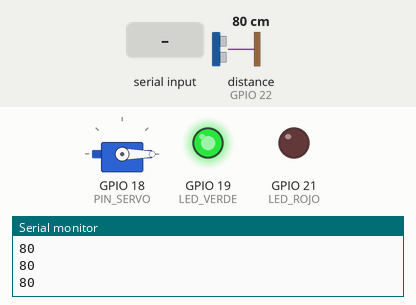
Bench run of a sketch on a simulated ESP32. On the bench: servo, output pins drawn as LEDs (lit = HIGH), the last lines printed to the serial monitor. Wiring (inferred from the names in the program): ultrasonic range finder: trigger GPIO 23; echo GPIO 22. The test bench sets the inputs (shaded band); at power-on: distance to the obstacle (sensor on GPIO 22) 80 cm. The echo pulse lasts 58.3 µs per cm; nothing arrives over Bluetooth unless stated; pins used as bus, display or sensor lines are not drawn.

Above: at 1.2 s.
1.3 s: "C" received over the second serial link
At 2.1 s:
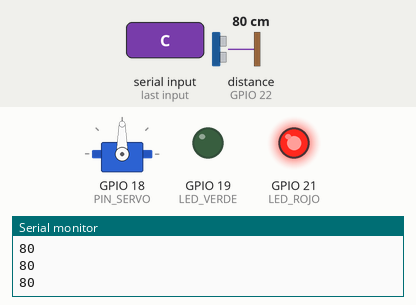
2.8 s: "L" received over the second serial link
At 3.3 s:
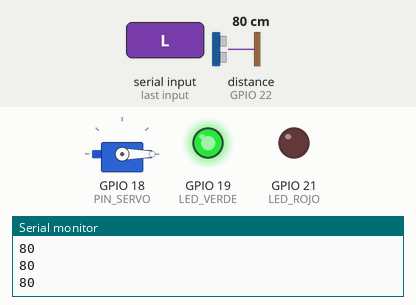
4.3 s: "c" received over the second serial link
At 5.6 s:
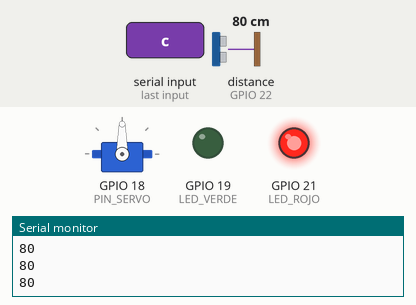
Timing chart, 0 to 7.3 s (numbered marks = the images above; inputs shaded):
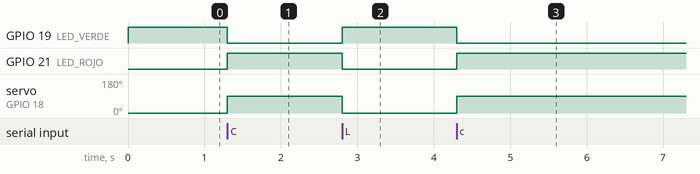

Measured:
- after the input at 1.3 s, GPIO 19 (LED_VERDE): HIGH → LOW at once; GPIO 21 (LED_ROJO): LOW → HIGH at once; servo on GPIO 18 (PIN_SERVO): 0° → 90° at once
- after the input at 2.8 s, GPIO 19 (LED_VERDE): LOW → HIGH at once; GPIO 21 (LED_ROJO): HIGH → LOW at once; servo on GPIO 18 (PIN_SERVO): 90° → 0° at once
- after the input at 4.3 s, GPIO 19 (LED_VERDE): HIGH → LOW at once; GPIO 21 (LED_ROJO): LOW → HIGH at once; servo on GPIO 18 (PIN_SERVO): 0° → 90° at once

The sketch:

ultrasonico_servomotor.ino
```cpp
/*
  Sensor de distancia + puerta con servomotor por Bluetooth (ESP32)
  Bluetooth integrado del ESP32: nombre "Pablo"
  App:
    - Envia 'C' para abrir la puerta (servo a 90 grados)
    - Envia 'L' para cerrar la puerta (servo a 0 grados)
  El ESP32 envia la distancia en cm cada 200 ms.

  Conexiones ESP32:
    HC-SR04: TRIG -> GPIO 18, ECHO -> GPIO 19, VCC -> 5V, GND -> GND
    Servo: senal -> GPIO 23, alimentacion segun el servo, GND comun con ESP32
    LED rojo -> GPIO 25 con resistencia de 220 ohm
    LED verde -> GPIO 26 con resistencia de 220 ohm

  IMPORTANTE:
    - ECHO del HC-SR04 entrega 5V: usa divisor de voltaje para bajar a 3.3V
      antes de conectarlo al GPIO 19 del ESP32.
    - No alimentes un servo grande desde el pin 3V3 del ESP32. Usa fuente adecuada
      y une el GND de esa fuente con GND del ESP32.
*/

#include <BluetoothSerial.h>
#include <ESP32Servo.h>

BluetoothSerial BT;
Servo puerta;

const int TRIG = 23;
const int ECHO = 22;
const int PIN_SERVO = 18;
const int LED_ROJO = 21;
const int LED_VERDE = 19;

const int ANG_CERRADA = 0;
const int ANG_ABIERTA = 90;

unsigned long tAnterior = 0;

void setup() {
  Serial.begin(115200);
  BT.begin("Pablo");

  pinMode(TRIG, OUTPUT);
  pinMode(ECHO, INPUT);
  pinMode(LED_ROJO, OUTPUT);
  pinMode(LED_VERDE, OUTPUT);

  puerta.setPeriodHertz(50);
  puerta.attach(PIN_SERVO, 500, 2400);
  puerta.write(ANG_CERRADA);

  digitalWrite(LED_ROJO, LOW);
  digitalWrite(LED_VERDE, HIGH);

  Serial.println(" Pablo");
}

long medirDistancia() {
  digitalWrite(TRIG, LOW);
  delayMicroseconds(2);
  digitalWrite(TRIG, HIGH);
  delayMicroseconds(10);
  digitalWrite(TRIG, LOW);

  long duracion = pulseIn(ECHO, HIGH, 30000);
  if (duracion == 0) return 400;
  return duracion / 58;
}

void loop() {
  // Enviar distancia a la aplicacion cada 200 ms
  if (millis() - tAnterior >= 200) {
    tAnterior = millis();
    long distancia = medirDistancia();
    BT.println(distancia);
    Serial.println(distancia);
  }

  // Recibir comandos de la aplicacion
  while (BT.available()) {
    char c = BT.read();

    if (c == 'C' || c == 'c') {
      digitalWrite(LED_ROJO, HIGH);
      digitalWrite(LED_VERDE, LOW);
      puerta.write(ANG_ABIERTA);
    } else if (c == 'L' || c == 'l') {
      digitalWrite(LED_ROJO, LOW);
      digitalWrite(LED_VERDE, HIGH);
      puerta.write(ANG_CERRADA);
    }
  }
}
```
